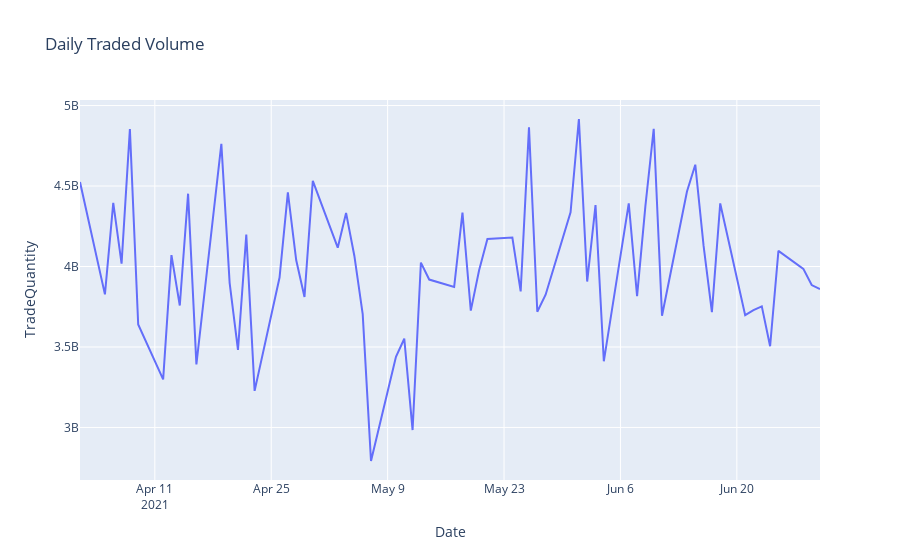

The cell this chart's notebook holds for it:
### Code cell
fig = px.line(df,y ="TradeQuantity", title = "Daily Traded Volume")
fig
